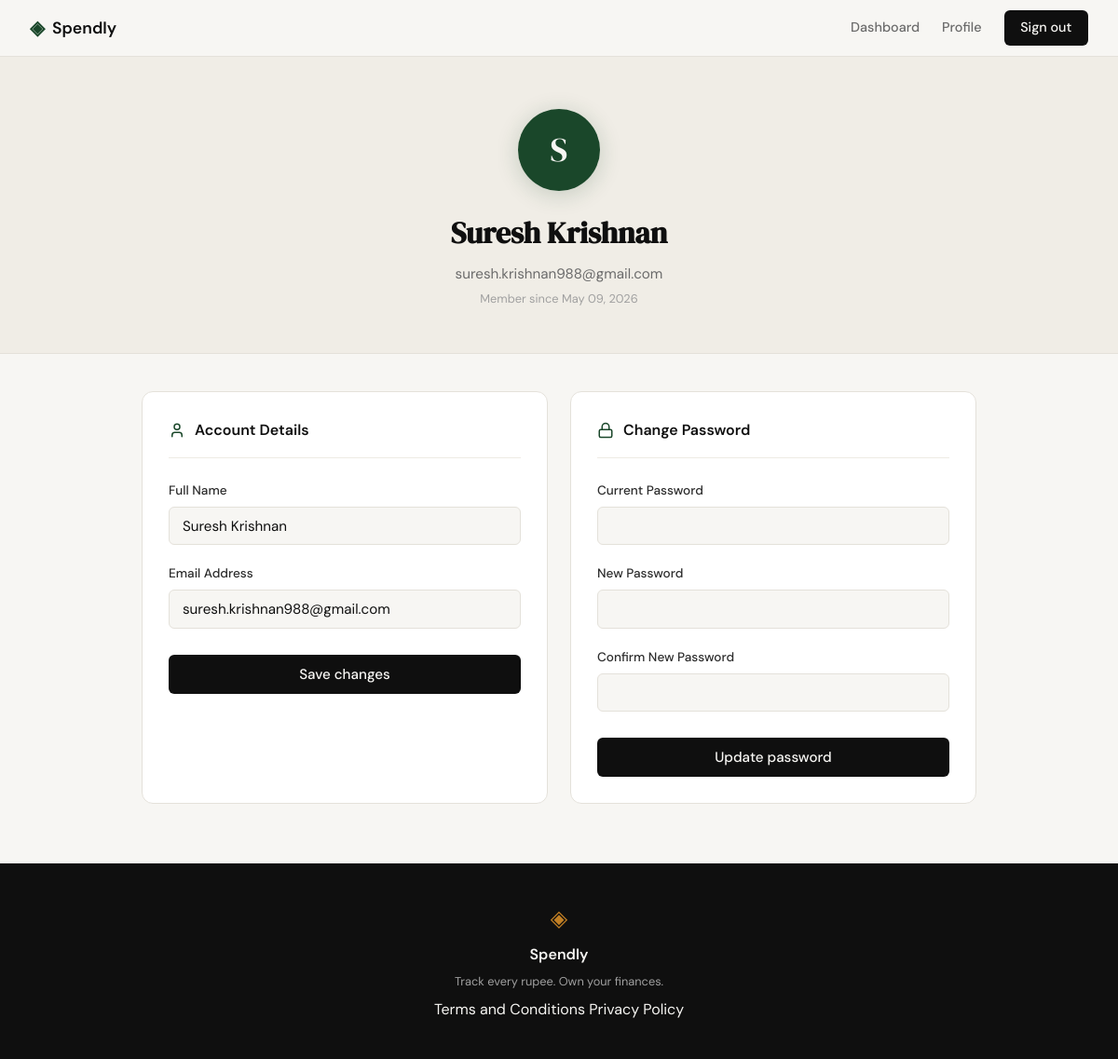
Screenshot of /profile (signed in) with the database file from the repository.
### tables this page shows
CREATE TABLE users (
            id            INTEGER PRIMARY KEY AUTOINCREMENT,
            name          TEXT    NOT NULL,
            email         TEXT    UNIQUE NOT NULL,
            password_hash TEXT    NOT NULL,
            created_at    TEXT    DEFAULT (datetime('now'))
        );

### app.py (the view, shortened to what this page needs)
@app.route("/profile", methods=["GET", "POST"])
def profile():
    if not session.get("user_id"):
        return redirect(url_for("login"))
    conn = get_db()
    try:
        user = conn.execute(
            "SELECT id, name, email, created_at FROM users WHERE id = ?",
            (session["user_id"],),
        ).fetchone()
    finally:
        conn.close()
    member_since = datetime.strptime(user["created_at"][:10], "%Y-%m-%d").strftime("%B %d, %Y")
    return render_template("profile.html", user=user, member_since=member_since)

### database/db.py (called while the page is built)
def get_db():
    conn = sqlite3.connect(DB_PATH)
    conn.row_factory = sqlite3.Row
    conn.execute("PRAGMA foreign_keys = ON")
    return conn

### templates/profile.html (shortened to what this page needs)
{% extends "base.html" %}
{% block content %}
<div class="profile-hero">
    <div class="profile-avatar">{{ user.name[0].upper() }}</div>
    <h1 class="profile-name">{{ user.name }}</h1>
    <p class="profile-email">{{ user.email }}</p>
    <p class="profile-since">Member since {{ member_since }}</p>
</div>
<div class="profile-edit-section">
    <div class="profile-cards-grid">
        <div class="profile-form-card">
            <div class="profile-form-card-header">
                <i data-lucide="user"></i>
                <span class="profile-form-card-title">Account Details</span>
            </div>
            <form method="POST" action="{{ url_for('profile') }}">
                <div class="form-group">
                    <label for="name">Full Name</label>
                    <input type="text" id="name" name="name" class="form-input"
                           value="{{ user.name }}" required>
                </div>
                <div class="form-group">
                    <label for="email">Email Address</label>
                    <input type="email" id="email" name="email" class="form-input"
                           value="{{ user.email }}" required>
                </div>
                <button type="submit" class="btn-submit">Save changes</button>
            </form>
        </div>
        <div class="profile-form-card">
            <div class="profile-form-card-header">
                <i data-lucide="lock"></i>
                <span class="profile-form-card-title">Change Password</span>
            </div>
            <form method="POST" action="{{ url_for('profile_password') }}">
                <div class="form-group">
                    <label for="current_password">Current Password</label>
                    <input type="password" id="current_password" name="current_password"
                           class="form-input" required>
                </div>
                <div class="form-group">
                    <label for="new_password">New Password</label>
                    <input type="password" id="new_password" name="new_password"
                           class="form-input" required>
                </div>
                <div class="form-group">
                    <label for="confirm_password">Confirm New Password</label>
                    <input type="password" id="confirm_password" name="confirm_password"
                           class="form-input" required>
                </div>
                <button type="submit" class="btn-submit">Update password</button>
            </form>
        </div>
    </div>
</div>
{% endblock %}

### static/css/style.css (style rules this page uses)
:root { --ink: #0f0f0f; --ink-soft: #2d2d2d; --ink-muted: #6b6b6b; --ink-faint: #a0a0a0; --paper: #f7f6f3; --paper-warm: #f0ede6; --paper-card: #ffffff; --accent: #1a472a; --accent-light: #e8f0eb; --accent-2: #c17f24; --accent-2-light: #fdf3e3; --danger: #c0392b; --danger-light: #fdecea; --border: #e4e1da; --border-soft: #eeebe4; --font-display: 'DM Serif Display', Georgia, serif; --font-body: 'DM Sans', system-ui, sans-serif; --max-width: 1200px; --auth-width: 440px; --radius-sm: 6px; --radius-md: 12px; --radius-lg: 20px; --cat-food-bg: #fef3c7; --cat-food-text: #92400e; --cat-transport-bg: #dbeafe; --cat-transport-text: #1e40af; --cat-bills-bg: var(--danger-light); --cat-bills-text: var(--danger); --cat-health-bg: var(--accent-light); --cat-health-text: var(--accent); --cat-entertainment-bg: #ede9fe; --cat-entertainment-text: #5b21b6; --cat-shopping-bg: var(--accent-2-light); --cat-shopping-text: var(--accent-2); --cat-other-bg: var(--paper-warm); --cat-other-text: var(--ink-muted); }
*, *::before, *::after { box-sizing: border-box; margin: 0; padding: 0; }
html { font-size: 16px; scroll-behavior: smooth; }
body { background: var(--paper); color: var(--ink); font-family: var(--font-body); font-size: 1rem; line-height: 1.6; -webkit-font-smoothing: antialiased; }
.form-group { margin-bottom: 1.25rem; }
.form-group label { display: block; font-size: 0.85rem; font-weight: 500; color: var(--ink-soft); margin-bottom: 0.4rem; }
.form-input { width: 100%; padding: 0.6rem 0.875rem; border: 1px solid var(--border); border-radius: var(--radius-sm); font-family: var(--font-body); font-size: 0.95rem; color: var(--ink); background: var(--paper); outline: none; transition: border-color 0.2s; }
.form-input::placeholder { color: var(--ink-faint); }
.btn-submit { width: 100%; padding: 0.7rem; background: var(--ink); color: var(--paper); border: none; border-radius: var(--radius-sm); font-family: var(--font-body); font-size: 0.95rem; font-weight: 500; cursor: pointer; transition: background 0.2s; margin-top: 0.5rem; }
.profile-hero { background: var(--paper-warm); border-bottom: 1px solid var(--border); padding: 3.5rem 2rem 3rem; text-align: center; }
.profile-avatar { width: 88px; height: 88px; border-radius: 50%; background: var(--accent); color: var(--paper); font-family: var(--font-display); font-size: 2.25rem; display: inline-flex; align-items: center; justify-content: center; margin-bottom: 1.25rem; box-shadow: 0 4px 24px rgba(26, 71, 42, 0.2); animation: avatarPop 0.4s cubic-bezier(0.34, 1.56, 0.64, 1) both; }
.profile-name { font-family: var(--font-display); font-size: 2rem; color: var(--ink); margin-bottom: 0.35rem; animation: fadeInUp 0.35s ease 0.08s both; }
.profile-email { font-size: 0.95rem; color: var(--ink-muted); margin-bottom: 0.3rem; animation: fadeInUp 0.35s ease 0.14s both; }
.profile-since { font-size: 0.8rem; color: var(--ink-faint); margin-bottom: 0; animation: fadeInUp 0.35s ease 0.2s both; }
.profile-edit-section { max-width: 960px; margin: 0 auto; padding: 2.5rem 2rem 4rem; animation: fadeInUp 0.4s ease 0.3s both; }
.profile-cards-grid { display: grid; grid-template-columns: 1fr 1fr; gap: 1.5rem; }
.profile-form-card { background: var(--paper-card); border: 1px solid var(--border); border-radius: var(--radius-md); padding: 1.75rem; }
.profile-form-card-header { display: flex; align-items: center; gap: 0.625rem; margin-bottom: 1.5rem; padding-bottom: 1rem; border-bottom: 1px solid var(--border-soft); }
.profile-form-card-header svg { width: 18px; height: 18px; color: var(--accent); flex-shrink: 0; }
.profile-form-card-title { font-size: 1rem; font-weight: 600; color: var(--ink); }

### rows the page displays
users: name "S", name "Suresh Krishnan", email "suresh.krishnan988@gmail.com", created_at "May 09, 2026"
